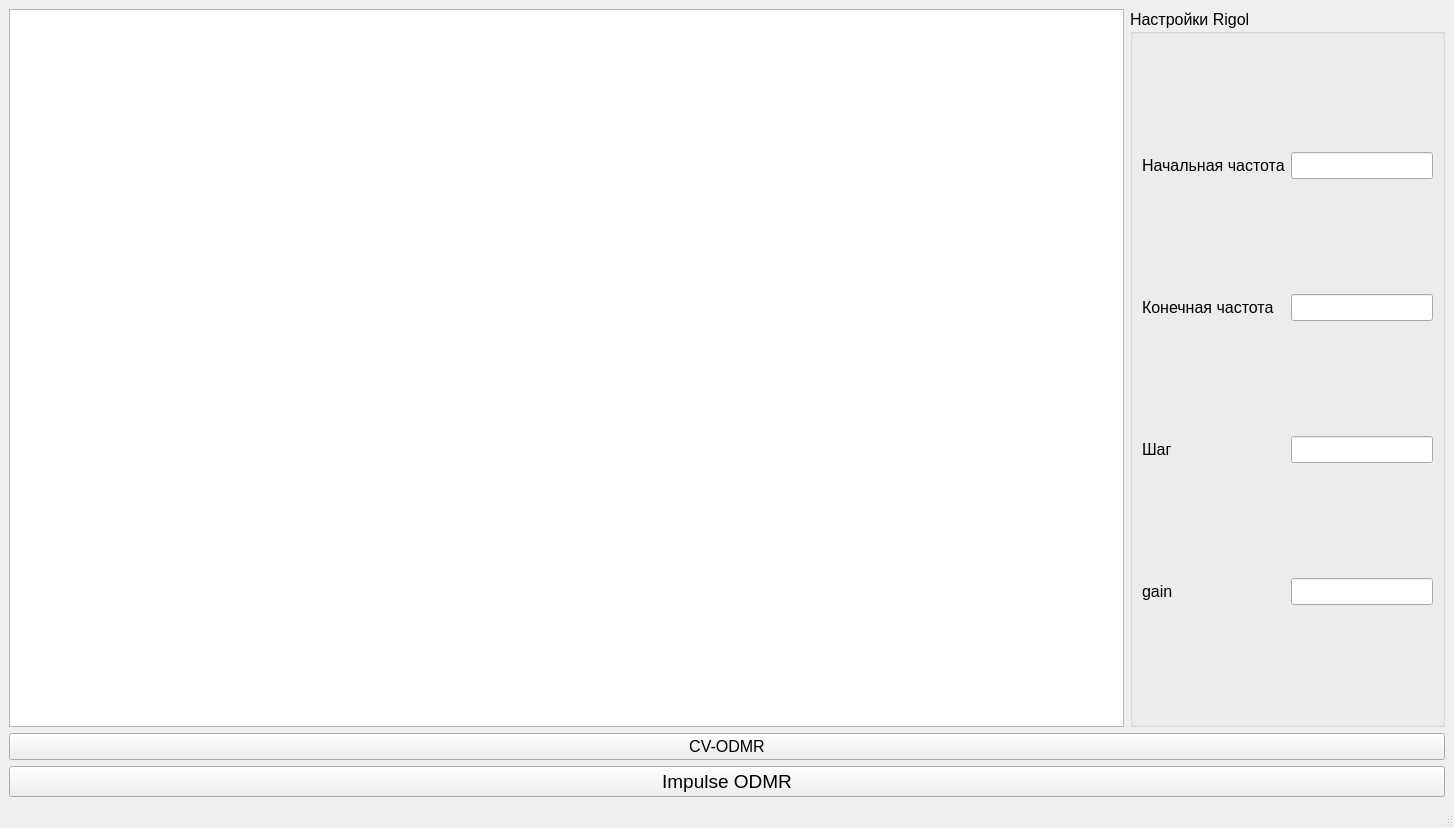
<?xml version="1.0" encoding="UTF-8"?>
<ui version="4.0">
 <class>MainWindow</class>
 <widget class="QMainWindow" name="MainWindow">
  <property name="geometry">
   <rect>
    <x>0</x>
    <y>0</y>
    <width>1454</width>
    <height>828</height>
   </rect>
  </property>
  <property name="windowTitle">
   <string>MainWindow</string>
  </property>
  <widget class="QWidget" name="centralwidget">
   <layout class="QGridLayout" name="gridLayout">
    <item row="0" column="0">
     <widget class="QListWidget" name="plotWidget"/>
    </item>
    <item row="0" column="1">
     <widget class="QGroupBox" name="groupBox">
      <property name="sizePolicy">
       <sizepolicy hsizetype="Minimum" vsizetype="Preferred">
        <horstretch>0</horstretch>
        <verstretch>0</verstretch>
       </sizepolicy>
      </property>
      <property name="font">
       <font>
        <pointsize>12</pointsize>
       </font>
      </property>
      <property name="title">
       <string>Настройки Rigol</string>
      </property>
      <layout class="QGridLayout" name="gridLayout_2">
       <item row="0" column="1">
        <widget class="QLineEdit" name="StartFreqInput">
         <property name="sizePolicy">
          <sizepolicy hsizetype="Minimum" vsizetype="Fixed">
           <horstretch>0</horstretch>
           <verstretch>0</verstretch>
          </sizepolicy>
         </property>
         <property name="font">
          <font>
           <pointsize>12</pointsize>
          </font>
         </property>
        </widget>
       </item>
       <item row="1" column="1">
        <widget class="QLineEdit" name="EndFreqInput">
         <property name="sizePolicy">
          <sizepolicy hsizetype="Minimum" vsizetype="Fixed">
           <horstretch>0</horstretch>
           <verstretch>0</verstretch>
          </sizepolicy>
         </property>
         <property name="font">
          <font>
           <pointsize>12</pointsize>
          </font>
         </property>
        </widget>
       </item>
       <item row="2" column="1">
        <widget class="QLineEdit" name="FreqStepInput">
         <property name="sizePolicy">
          <sizepolicy hsizetype="Minimum" vsizetype="Fixed">
           <horstretch>0</horstretch>
           <verstretch>0</verstretch>
          </sizepolicy>
         </property>
         <property name="font">
          <font>
           <pointsize>12</pointsize>
          </font>
         </property>
        </widget>
       </item>
       <item row="1" column="0">
        <widget class="QLabel" name="StopFreqLabel">
         <property name="font">
          <font>
           <pointsize>12</pointsize>
          </font>
         </property>
         <property name="text">
          <string>Конечная частота</string>
         </property>
        </widget>
       </item>
       <item row="2" column="0">
        <widget class="QLabel" name="FreqStepLabel">
         <property name="font">
          <font>
           <pointsize>12</pointsize>
          </font>
         </property>
         <property name="text">
          <string>Шаг</string>
         </property>
        </widget>
       </item>
       <item row="0" column="0">
        <widget class="QLabel" name="StartFreqLabel">
         <property name="font">
          <font>
           <pointsize>12</pointsize>
          </font>
         </property>
         <property name="text">
          <string>Начальная частота</string>
         </property>
        </widget>
       </item>
       <item row="3" column="1">
        <widget class="QLineEdit" name="GainInput">
         <property name="sizePolicy">
          <sizepolicy hsizetype="Minimum" vsizetype="Fixed">
           <horstretch>0</horstretch>
           <verstretch>0</verstretch>
          </sizepolicy>
         </property>
         <property name="font">
          <font>
           <pointsize>12</pointsize>
          </font>
         </property>
        </widget>
       </item>
       <item row="3" column="0">
        <widget class="QLabel" name="GainLabel">
         <property name="font">
          <font>
           <pointsize>12</pointsize>
          </font>
         </property>
         <property name="text">
          <string>gain</string>
         </property>
        </widget>
       </item>
      </layout>
     </widget>
    </item>
    <item row="1" column="0" colspan="2">
     <widget class="QPushButton" name="CVODMRButton">
      <property name="font">
       <font>
        <pointsize>12</pointsize>
       </font>
      </property>
      <property name="text">
       <string>CV-ODMR</string>
      </property>
     </widget>
    </item>
    <item row="2" column="0" colspan="2">
     <widget class="QPushButton" name="ImpulseODMRButton">
      <property name="font">
       <font>
        <pointsize>14</pointsize>
       </font>
      </property>
      <property name="text">
       <string>Impulse ODMR</string>
      </property>
     </widget>
    </item>
   </layout>
  </widget>
  <widget class="QStatusBar" name="statusbar"/>
 </widget>
 <resources/>
 <connections/>
</ui>
